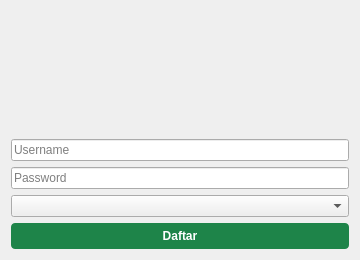
<?xml version="1.0" encoding="UTF-8"?>
<ui version="4.0">
 <class>RegisterWindow</class>
 <widget class="QDialog" name="RegisterWindow">
  <property name="geometry">
   <rect>
    <x>0</x>
    <y>0</y>
    <width>360</width>
    <height>260</height>
   </rect>
  </property>
  <property name="windowTitle">
   <string>Registrasi Pengguna</string>
  </property>
  <layout class="QVBoxLayout" name="verticalLayout">

   <item>
    <widget class="QLabel" name="lblTitle">
     <property name="text">
      <string><b>Form Registrasi</b></string>
     </property>
     <property name="alignment">
      <set>Qt::AlignCenter</set>
     </property>
     <property name="styleSheet">
      <string notr="true">font-size: 16pt; color: #154360;</string>
     </property>
    </widget>
   </item>

   <item>
    <widget class="QLineEdit" name="txtUsername">
     <property name="placeholderText">
      <string>Username</string>
     </property>
    </widget>
   </item>

   <item>
    <widget class="QLineEdit" name="txtPassword">
     <property name="placeholderText">
      <string>Password</string>
     </property>
     <property name="echoMode">
      <enum>QLineEdit::Password</enum>
     </property>
    </widget>
   </item>

   <item>
    <widget class="QComboBox" name="comboRole"/>
   </item>

   <item>
    <widget class="QPushButton" name="btnRegister">
     <property name="text">
      <string>Daftar</string>
     </property>
     <property name="styleSheet">
      <string notr="true">
        background-color: #1E8449;
        color: white;
        font-weight: bold;
        padding: 6px;
        border-radius: 4px;
      </string>
     </property>
    </widget>
   </item>

  </layout>
 </widget>
 <resources/>
 <connections/>
</ui>
